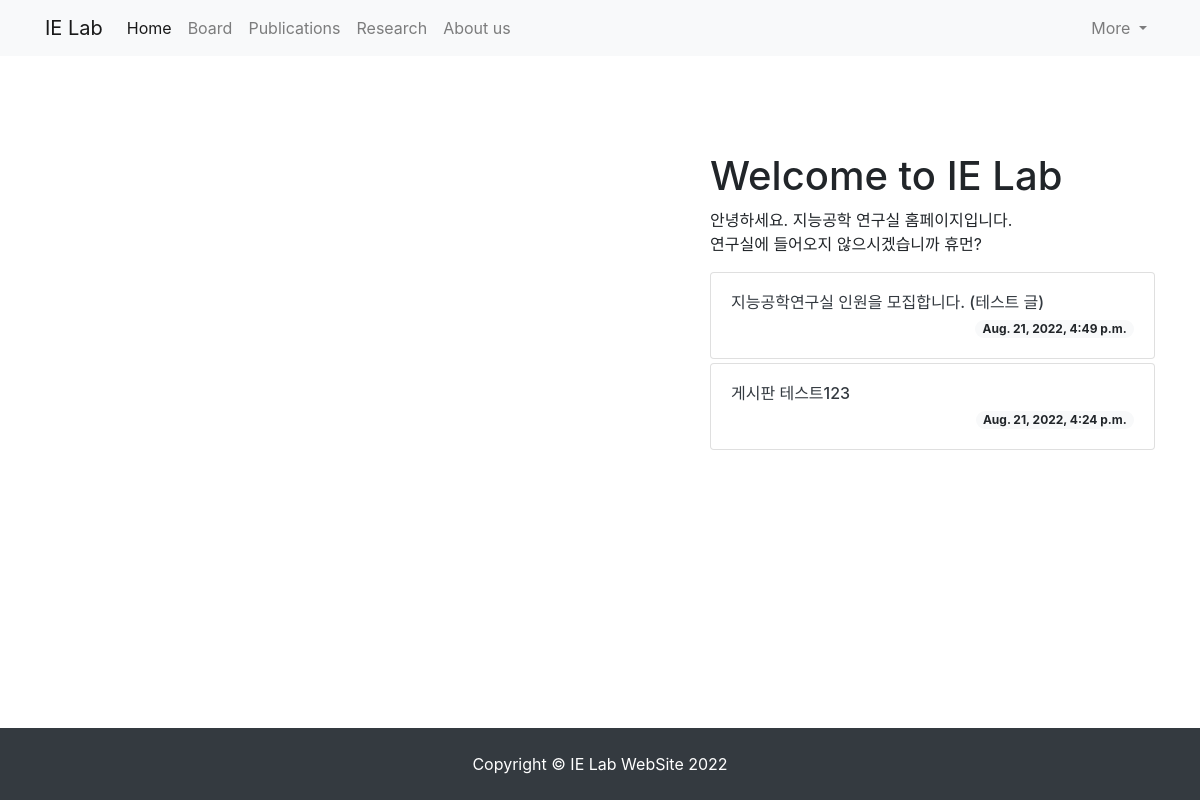
The app's page /, older data.
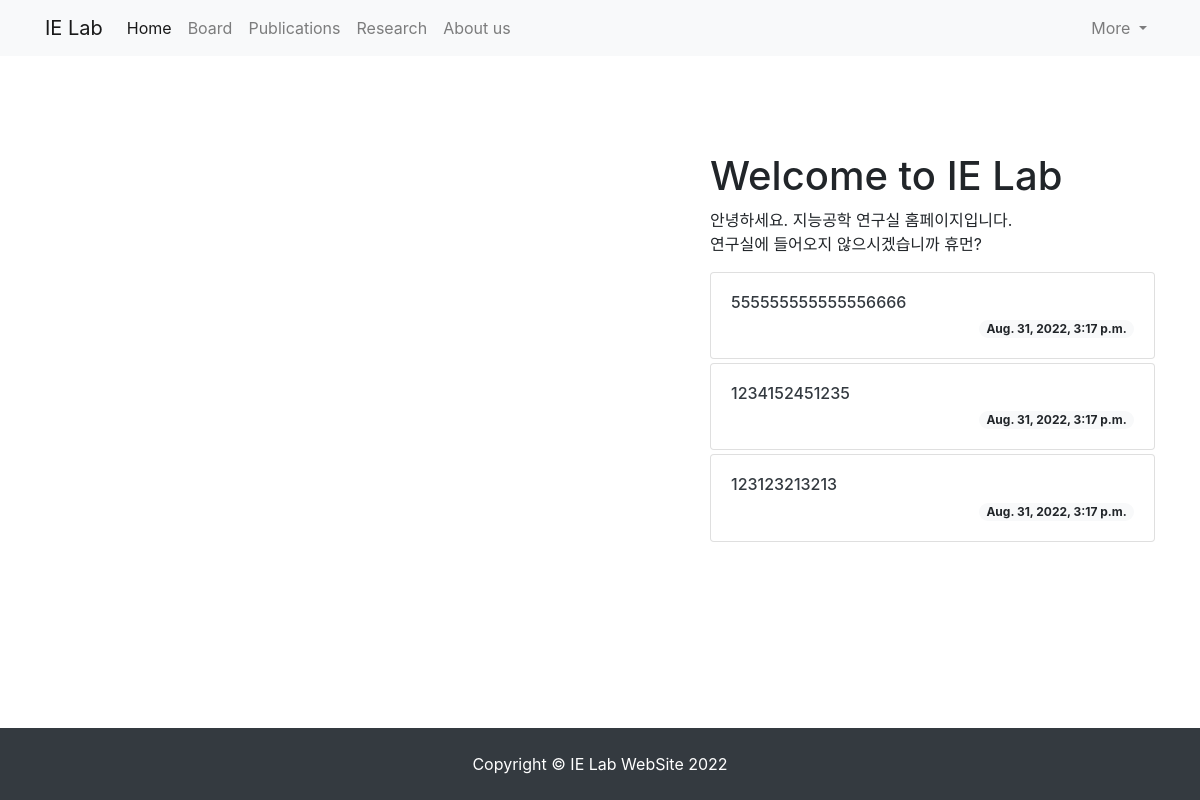
The same page, newer data.
### blog/models.py (models this page shows, shortened)
class Post(models.Model):
    title = models.CharField(max_length=100)
    hook_text = models.CharField(max_length=100, blank=True)
    content = MarkdownxField()
    head_image = models.ImageField(upload_to='blog/images/%Y/%m/%d/', blank=True)
    file_upload = models.FileField(upload_to='blog/files/%Y/%m/%d/', blank=True)
    created_at = models.DateTimeField(auto_now_add=True)
    updated_at = models.DateTimeField(auto_now=True)
    author = models.ForeignKey(User, null=True, on_delete=models.SET_NULL)
    def get_absolute_url(self):
        return f'/blog/{self.pk}/'

### pages/views.py (the view)
# urls.py: path('', views.landing),
def landing(request):
    recent_posts = Post.objects.order_by('-pk')[:3]
    return render(
        request,
        'pages/landing.html',
        {
            'recent_posts' : recent_posts,
        }
    )

### pages/templates/pages/landing.html (shortened to what this page needs)
<!DOCTYPE html>
{% load static %}
<html lang="ko">
<head>
    <link rel="stylesheet" href="{% static 'blog/bootstrap/bootstrap.min.css' %}" media="screen">
    <link rel="stylesheet" href="{% static 'pages/css/landing2.css' %}" media="screen">
</head>
<body>
    {% include 'blog/navbar.html' %}
    <section>
        <div class="container">
            <div class="row justify-content-between">
                <div class="col-lg-6 text-light">
                </div>
                <div class="col-lg-5 mt-5">
                    <h1 class="mt-5">Welcome to IE Lab</h1>
                    <p>
                        안녕하세요. 지능공학 연구실 홈페이지입니다.<br>
                        연구실에 들어오지 않으시겠습니까 휴먼?
                    </p>
                    {% for post in recent_posts %}
                        <div class="card mt-1">
                            <div class="card-body">
                                <h6><a href="{{ post.get_absolute_url }}" class="text-decoration-none text-dark">
                                    {{ post.title }}
                                </a></h6>
                                <span class="badge badge-pill badge-light float-right">
                                {{ post.created_at }}
                            </span>
                            </div>
                        </div>
                    {% endfor %}
                </div>
            </div>
        </div>
    </section>
    <div class="fixed-bottom">
        {% include 'blog/footer.html' %}
    </div>
</body>
</html>

Row changes from the older to the newer data that the page shows:
no longer on this page (row unchanged): Post: title "지능공학연구실 인원을 모집합니다. (테스트 글)", created_at "Aug. 21, 2022, 4:49 p.m."
no longer on this page (row unchanged): Post: title "게시판 테스트123", created_at "Aug. 21, 2022, 4:24 p.m."
added Post: title "555555555555556666", created_at "Aug. 31, 2022, 3:17 p.m."
added Post: title "1234152451235", created_at "Aug. 31, 2022, 3:17 p.m."
added Post: title "123123213213", created_at "Aug. 31, 2022, 3:17 p.m."
